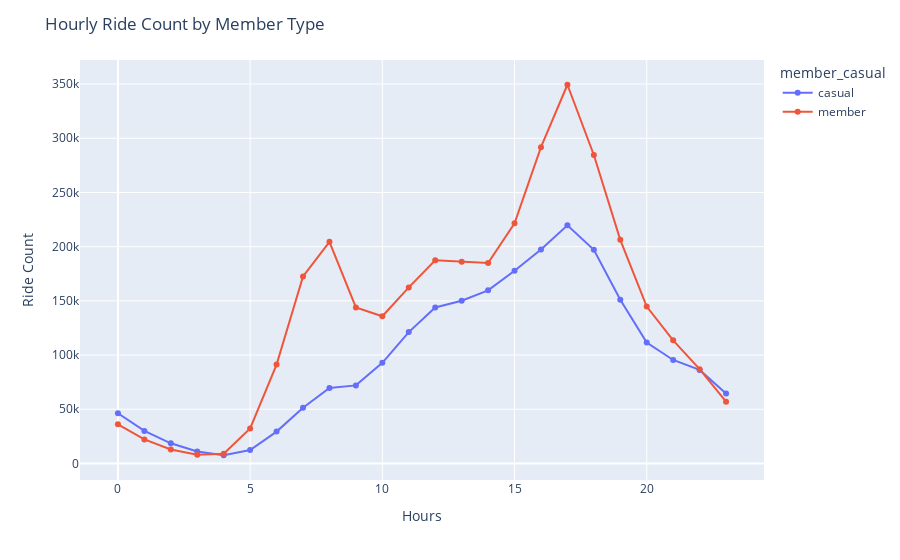

The notebook cell this image was saved under:
### Code cell
# Create a line plot with Plotly Express
fig = px.line(grouped_hour, x='hours', y='ride_id', color='member_casual', markers=True)

# Customize the layout if needed
fig.update_layout(
    title="Hourly Ride Count by Member Type",
    xaxis_title="Hours",
    yaxis_title="Ride Count",
)

# Show the plot
fig.show()

### Figure 1 — Plotly figure (JSON) as saved in the notebook; plotly's stock layout.template omitted (floating-point values rounded to 4 significant figures)
{"data": [{"hovertemplate": "member_casual=casual<br>hours=%{x}<br>ride_id=%{y}<extra></extra>", "legendgroup": "casual", "line": {"color": "#636efa", "dash": "solid"}, "marker": {"symbol": "circle"}, "mode": "lines+markers", "name": "casual", "orientation": "v", "showlegend": true, "type": "scatter", "x": [0, 1, 2, 3, 4, 5, 6, 7, 8, 9, 10, 11, 12, 13, 14, 15, 16, 17, 18, 19, 20, 21, 22, 23], "xaxis": "x", "y": [46311, 30027, 18579, 11040, 7567, 12396, 29385, 51458, 69687, 72019, 92798, 121177, 143911, 150050, 159670, 177812, 197301, 219756, 197112, 151017, 111603, 95472, 86285, 64430], "yaxis": "y"}, {"hovertemplate": "member_casual=member<br>hours=%{x}<br>ride_id=%{y}<extra></extra>", "legendgroup": "member", "line": {"color": "#EF553B", "dash": "solid"}, "marker": {"symbol": "circle"}, "mode": "lines+markers", "name": "member", "orientation": "v", "showlegend": true, "type": "scatter", "x": [0, 1, 2, 3, 4, 5, 6, 7, 8, 9, 10, 11, 12, 13, 14, 15, 16, 17, 18, 19, 20, 21, 22, 23], "xaxis": "x", "y": [36053, 22159, 12890, 8049, 8936, 32280, 91233, 172476, 204503, 143983, 135781, 162393, 187455, 186053, 184974, 221528, 291726, 349359, 284566, 206304, 144745, 113592, 86998, 56960], "yaxis": "y"}], "layout": {"legend": {"title": {"text": "member_casual"}, "tracegroupgap": 0}, "margin": {"t": 60}, "title": {"text": "Hourly Ride Count by Member Type"}, "xaxis": {"anchor": "y", "domain": [0, 1], "title": {"text": "Hours"}}, "yaxis": {"anchor": "x", "domain": [0, 1], "title": {"text": "Ride Count"}}}}
